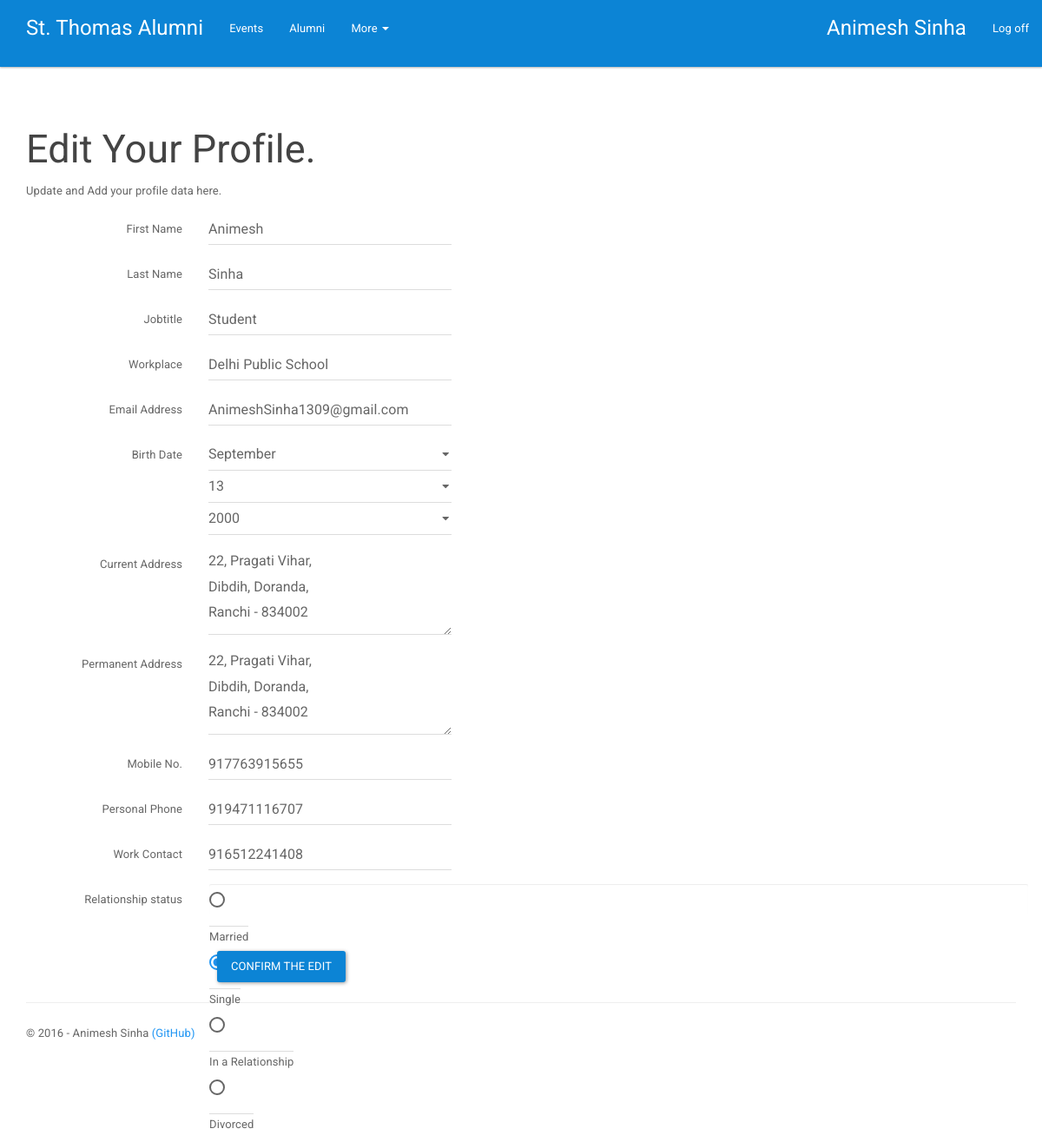
/settings/profile/edit/ (signed in), run on the app's committed database.
### app/models.py (models this page shows, shortened)
class Alumnus(models.Model):
    class Meta:
        verbose_name_plural = "Alumni"
    SEX_CHOICES = (
        ('M', 'Male'),
        ('F', 'Female'),
        ('L', 'Lesbian'),
        ('G', 'Gay'),
        ('B', 'Bisexual'),
        ('T', 'Transgender'),
        ('Q', 'Queer'),
    )
    RELATIONSHIP_CHOICES = (
        ('MR', 'Married'),
        ('SN', 'Single'),
        ('RL', 'In a Relationship'),
        ('DV', 'Divorced'),
    )
    VALIDITY_CHOICES = (
        ('V', 'Validated'),
        ('P', 'Paid'),
        ('U', 'Unchecked'),
        ('B', 'Blocked'),
    )
    user = models.OneToOneField(User, on_delete=models.CASCADE)
    picture = models.ImageField(upload_to='profile/', default='profile/_defaultavatar.png')
    birth_date = models.DateField(null=True)
    jobtitle = models.CharField(max_length=50, null=True)
    workplace = models.CharField(max_length=100, null=True)
    batch = models.IntegerField(null=True)
    sex = models.CharField(max_length=1, choices=SEX_CHOICES, null=True)
    admission_number = models.CharField(max_length=20, null=True)
    current_address = models.TextField(max_length=500, null=True)
    permanent_address = models.TextField(max_length=500, null=True)
    phone_mobile = models.CharField(max_length=20, null=True)
    phone_home = models.CharField(max_length=20, null=True)
    phone_work = models.CharField(max_length=20, null=True)
    relationship_status = models.CharField(max_length=2, null=True, choices=RELATIONSHIP_CHOICES)
    validity_code = models.CharField(max_length=1, choices=VALIDITY_CHOICES, default='U')

### app/views.py (the view)
# urls.py: url(r'^settings/profile/edit/$', app.views.profile_edit, name='profile/edit'),
@login_required
def profile_edit(request):
    assert isinstance(request, HttpRequest)
    user = request.user
    profile = Alumnus.objects.get(user=request.user)
    if request.method == 'POST':
        form = ProfileEditingForm(request.POST)
        if form.is_valid():
            profile.jobtitle = form.cleaned_data['jobtitle']
            profile.workplace = form.cleaned_data['workplace']
            profile.birth_date = form.cleaned_data['birth_date']
            profile.current_address = form.cleaned_data['current_address']
            profile.permanent_address = form.cleaned_data['permanent_address']
            profile.phone_mobile = form.cleaned_data['phone_mobile']
            profile.phone_home = form.cleaned_data['phone_home']
            profile.phone_work = form.cleaned_data['phone_work']
            profile.relationship_status = form.cleaned_data['relationship_status']
            user.first_name = form.cleaned_data['fname']
            user.last_name = form.cleaned_data['lname']
            user.email = form.cleaned_data['email']
            profile.save()
            user.save()
            return redirect('home')
    else:
        form = ProfileEditingForm(initial={'fname': request.user.first_name, 'lname': request.user.last_name,
                                           'jobtitle': profile.jobtitle, 'workplace': profile.workplace,
                                           'email': request.user.email,
                                           'birth_date': profile.birth_date, 'current_address': profile.current_address,
                                           'permanent_address': profile.permanent_address,
                                           'phone_mobile': profile.phone_mobile,
                                           'phone_home': profile.phone_home, 'phone_work': profile.phone_work,
                                           'picture': profile.picture,
                                           'relationship_status': profile.relationship_status})
    return render(
        request,
        'app/profile_edit.html',
        {
            'form': form,
            'title': 'Edit Your Profile',
            'year': datetime.now().year,
        }
    )

### app/templates/app/profile_edit.html (shortened to what this page needs)
{% extends "app/layout.html" %}
{% block content %}
{% load staticfiles %}
<h2>{{ title }}.</h2>
<p>Update and Add your profile data here.</p>
<form method="post" action="{% url 'profile/edit' %}" class="form-horizontal container">
    {% for field in form %}
        <div class="form-group">
            <label for="{{field.id_for_label}}" class="col-md-2 control-label">{{ field.label }}</label>
            <div class="col-md-10"> {{ field }} </div>
        </div>
    {% endfor %}
    <div class="col-md-10 col-md-offset-2">
        <input type="submit" value="Confirm the Edit" class="btn btn-primary" style="margin-top:15px" />
    </div>
</form>
{% endblock %}

### app/templates/app/loginpartial.html (shortened to what this page needs)
{% if user.is_authenticated %}
<form id="logoutForm" action="/logout" method="post" class="navbar-right">
    <ul class="nav navbar-nav navbar-right">
        <li><a href="/profile/" class="navbar-brand">{{ user.first_name }} {{ user.last_name }}</a></li>
        <li><a href="javascript:document.getElementById('logoutForm').submit()">Log off</a></li>
    </ul>
</form>
{% else %}
<ul class="nav navbar-nav navbar-right">
    <li><a href="{% url 'login' %}">Log in</a></li>
</ul>
{% endif %}

### app/static/app/content/site.css (style rules this page uses)
.navbar.navbar-inverse, .nav-pills > li.active > a, .btn.btn-primary { background-color: #0C84D5; }
.navbar.navbar-inverse .navbar-brand, .navbar.navbar-inverse .navbar-nav > li > a { color: #FFFFFF !important; }
body { padding: 100px 0px; }
input, select, textarea { max-width: 280px; }
form textarea.textarea-selector.form-control { max-height: 100px; }
form ul#id_relationship_status { list-style: none; padding-left: 0; }
form ul#id_relationship_status label { display: inline-block; vertical-align: top; }
form ul#id_relationship_status label input[type="radio"] { display: block; }

### data on the page
Alumnus: form "Student" "Delhi Public School" "22, Pragati Vihar, Dibdih, Doranda, Ranchi - 834002" "22, Pragati Vihar, Dibdih, Doranda, Ranchi - 834002" "917763915655" "919471116707" "916512241408" "☐ Relationship status ☐ In a Relationship ☐ Divorced"

### other printed values
{{ user.first_name }} "Animesh"
{{ user.last_name }} "Sinha"
{{ title }} "Edit Your Profile"
{{ field.label }} "First Name" "Last Name" "Jobtitle" "Workplace" "Email Address" "Birth Date" "Current Address" "Permanent Address" "Mobile No." "Personal Phone" "Work Contact" "Relationship status"
